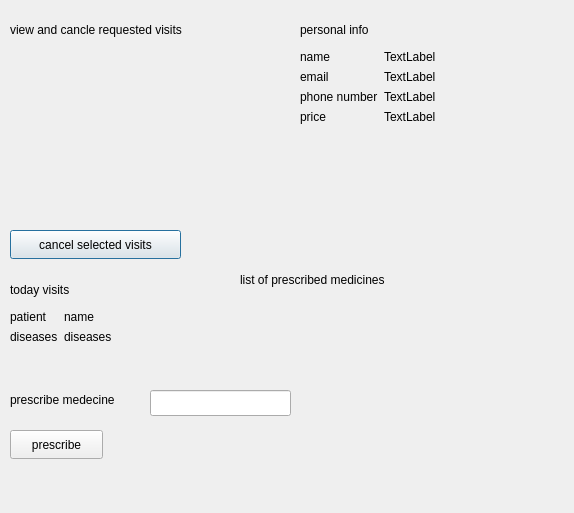
<?xml version="1.0" encoding="UTF-8"?>
<ui version="4.0">
 <class>doctor_profile</class>
 <widget class="QDialog" name="doctor_profile">
  <property name="geometry">
   <rect>
    <x>0</x>
    <y>0</y>
    <width>574</width>
    <height>513</height>
   </rect>
  </property>
  <property name="windowTitle">
   <string>Dialog</string>
  </property>
  <widget class="QWidget" name="widget_visits" native="true">
   <property name="geometry">
    <rect>
     <x>10</x>
     <y>50</y>
     <width>241</width>
     <height>171</height>
    </rect>
   </property>
  </widget>
  <widget class="QLabel" name="label">
   <property name="geometry">
    <rect>
     <x>10</x>
     <y>20</y>
     <width>241</width>
     <height>20</height>
    </rect>
   </property>
   <property name="text">
    <string>view and cancle requested visits</string>
   </property>
  </widget>
  <widget class="QPushButton" name="cancel_visits">
   <property name="geometry">
    <rect>
     <x>10</x>
     <y>230</y>
     <width>171</width>
     <height>29</height>
    </rect>
   </property>
   <property name="text">
    <string>cancel selected visits</string>
   </property>
  </widget>
  <widget class="QWidget" name="formLayoutWidget">
   <property name="geometry">
    <rect>
     <x>300</x>
     <y>50</y>
     <width>241</width>
     <height>161</height>
    </rect>
   </property>
   <layout class="QFormLayout" name="formLayout">
    <item row="0" column="0">
     <widget class="QLabel" name="label_2">
      <property name="text">
       <string>name</string>
      </property>
     </widget>
    </item>
    <item row="0" column="1">
     <widget class="QLabel" name="label_3">
      <property name="text">
       <string>TextLabel</string>
      </property>
     </widget>
    </item>
    <item row="1" column="0">
     <widget class="QLabel" name="label_4">
      <property name="text">
       <string>email</string>
      </property>
     </widget>
    </item>
    <item row="1" column="1">
     <widget class="QLabel" name="label_5">
      <property name="text">
       <string>TextLabel</string>
      </property>
     </widget>
    </item>
    <item row="2" column="0">
     <widget class="QLabel" name="label_6">
      <property name="text">
       <string>phone number</string>
      </property>
     </widget>
    </item>
    <item row="2" column="1">
     <widget class="QLabel" name="label_7">
      <property name="text">
       <string>TextLabel</string>
      </property>
     </widget>
    </item>
    <item row="3" column="0">
     <widget class="QLabel" name="label_8">
      <property name="text">
       <string>price</string>
      </property>
     </widget>
    </item>
    <item row="3" column="1">
     <widget class="QLabel" name="label_9">
      <property name="text">
       <string>TextLabel</string>
      </property>
     </widget>
    </item>
   </layout>
  </widget>
  <widget class="QLabel" name="label_10">
   <property name="geometry">
    <rect>
     <x>300</x>
     <y>20</y>
     <width>141</width>
     <height>20</height>
    </rect>
   </property>
   <property name="text">
    <string>personal info</string>
   </property>
  </widget>
  <widget class="QLabel" name="label_11">
   <property name="geometry">
    <rect>
     <x>10</x>
     <y>280</y>
     <width>161</width>
     <height>20</height>
    </rect>
   </property>
   <property name="text">
    <string>today visits</string>
   </property>
  </widget>
  <widget class="QWidget" name="formLayoutWidget_2">
   <property name="geometry">
    <rect>
     <x>10</x>
     <y>310</y>
     <width>211</width>
     <height>61</height>
    </rect>
   </property>
   <layout class="QFormLayout" name="formLayout_2">
    <item row="0" column="0">
     <widget class="QLabel" name="label_12">
      <property name="text">
       <string>patient</string>
      </property>
     </widget>
    </item>
    <item row="0" column="1">
     <widget class="QLabel" name="name">
      <property name="text">
       <string>name</string>
      </property>
     </widget>
    </item>
    <item row="1" column="0">
     <widget class="QLabel" name="label_14">
      <property name="text">
       <string>diseases</string>
      </property>
     </widget>
    </item>
    <item row="1" column="1">
     <widget class="QLabel" name="disease">
      <property name="text">
       <string>diseases</string>
      </property>
     </widget>
    </item>
   </layout>
  </widget>
  <widget class="QLabel" name="label_16">
   <property name="geometry">
    <rect>
     <x>10</x>
     <y>390</y>
     <width>151</width>
     <height>20</height>
    </rect>
   </property>
   <property name="text">
    <string>prescribe medecine</string>
   </property>
  </widget>
  <widget class="QLineEdit" name="prescribe_edit">
   <property name="geometry">
    <rect>
     <x>150</x>
     <y>390</y>
     <width>141</width>
     <height>26</height>
    </rect>
   </property>
  </widget>
  <widget class="QWidget" name="widget_medicals" native="true">
   <property name="geometry">
    <rect>
     <x>240</x>
     <y>300</y>
     <width>291</width>
     <height>80</height>
    </rect>
   </property>
  </widget>
  <widget class="QLabel" name="label_17">
   <property name="geometry">
    <rect>
     <x>240</x>
     <y>270</y>
     <width>211</width>
     <height>20</height>
    </rect>
   </property>
   <property name="text">
    <string>list of prescribed medicines</string>
   </property>
  </widget>
  <widget class="QPushButton" name="prescribe">
   <property name="geometry">
    <rect>
     <x>10</x>
     <y>430</y>
     <width>93</width>
     <height>29</height>
    </rect>
   </property>
   <property name="text">
    <string>prescribe</string>
   </property>
  </widget>
 </widget>
 <resources/>
 <connections/>
</ui>
